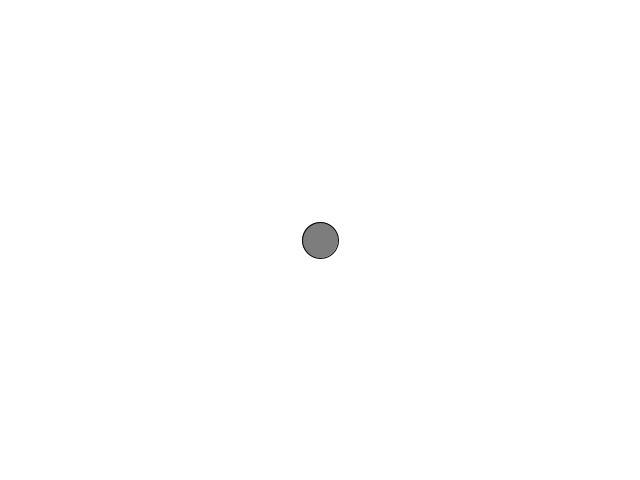
Frame 1 (no input)
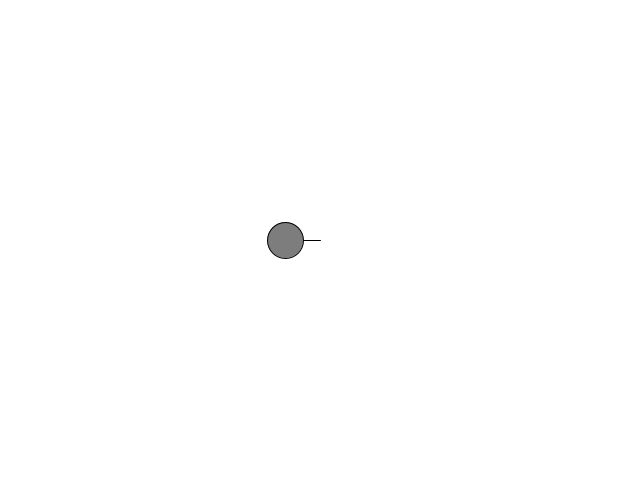
Frame 60 (the mouse pressed at the canvas centre just before this capture)
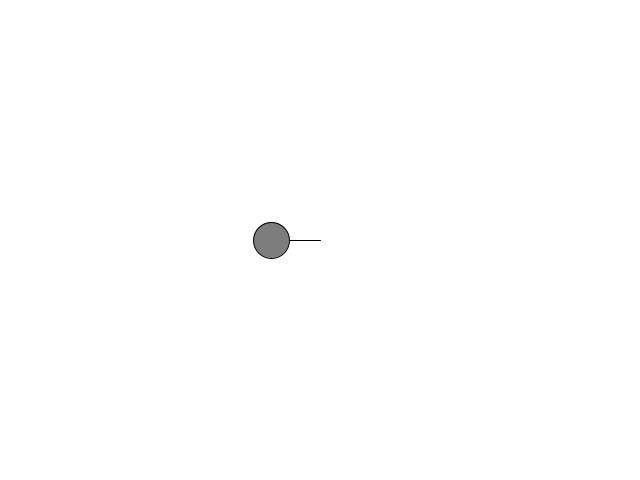
Frame 120 (the mouse held since frame 60 and released just before this capture)

The Processing sketch that drew these frames (run headless with seeded random() and noise(); from frame 60 on, the mouse is pressed at the canvas centre):

// Processing sketch: harmonicMotion
// ── harmonicMotion.pde
//Global Variables
float amplitude = 50;
float angle = 0.0;
void setup() {
        size(640,480);
        pixelDensity(2);
}

void draw() {
        background(255);
        translate(width/2,height/2);

        float x = amplitude * sin(angle);
        fill(125);
        stroke(0);
        line(0,0,x,0);
        ellipse(x,0,36,36);
        angle += 0.2;
}
